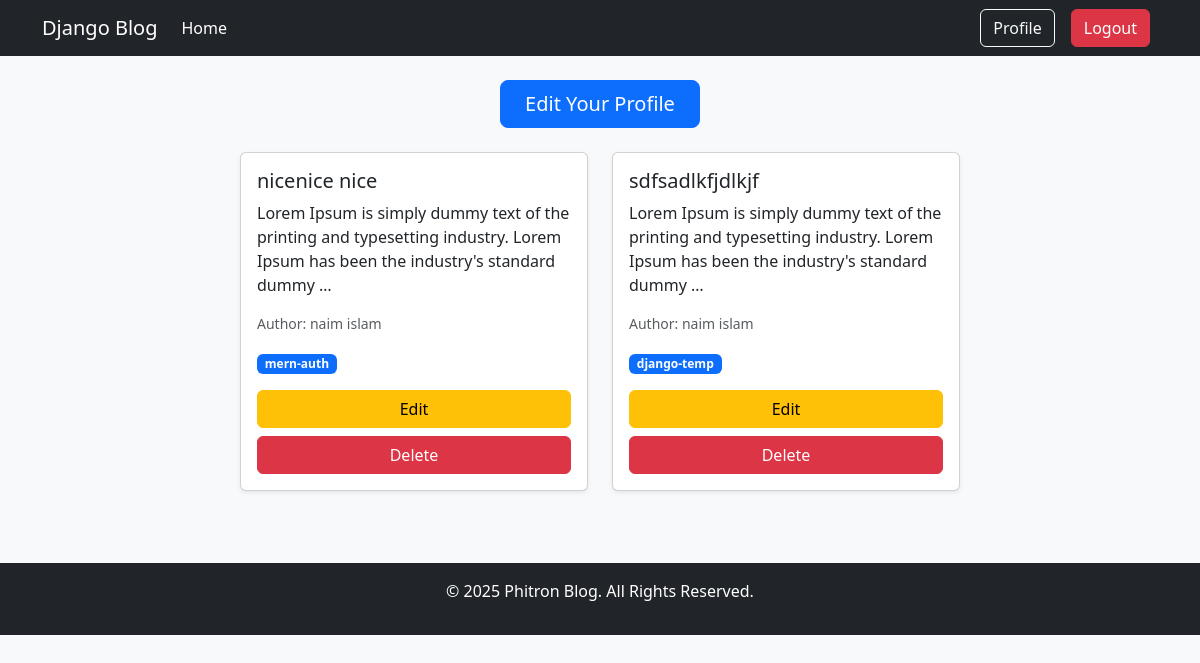
The app's page /author/profile/ (signed in) with its own data.
### posts/models.py (models this page shows, shortened)
class Post(models.Model):
     title = models.CharField(max_length=50)
     content = models.TextField()
     category = models.ManyToManyField(Category)
     author =  models.ForeignKey(User , on_delete=models.CASCADE)
     image = models.ImageField(upload_to='uploads/',blank=True,null=True )

### categories/models.py (models this page shows, shortened)
class Category(models.Model):
     name = models.CharField(max_length=100)
     slug =  models.SlugField(max_length=100,unique=True,null=True,blank=True)

### author/views.py (the view)
# urls.py: path('profile/',views.profile,name='profile'),
@login_required
def profile(request):
   data = Post.objects.filter(author = request.user)
   return render(request,'profile.html',{'data': data})

### templates/profile.html
{% extends 'base.html' %}
{% load crispy_forms_tags %}
{% block content %}
<div class="container my-4">
  <div class="text-center mb-4">
    <a class="btn btn-primary btn-lg px-4" href="{% url 'edit_profile' %}">Edit Your Profile</a>
  </div>
  <div class="row justify-content-center">
    {% for post in data %}
      <div class="col-lg-4 col-md-6 mb-4">
        <div class="card shadow-sm h-100">
          <div class="card-body">
            <h5 class="card-title">{{ post.title }}</h5>
            <p class="card-text">{{ post.content | truncatewords:20 }}</p>
            <p class="small text-muted">
              Author: {{ post.author.first_name }} {{ post.author.last_name }}
            </p>
            <div class="mb-3">
              {% for cat in post.category.all %}
                <span class="badge bg-primary">{{ cat.name }}</span>
              {% endfor %}
            </div>
            <div class="d-grid gap-2">
              <a href="{% url 'edit_post' post.id %}" class="btn btn-warning">Edit</a>
              <a href="{% url 'delete_post' post.id %}" class="btn btn-danger">Delete</a>
            </div>
          </div>
        </div>
      </div>
    {% endfor %}
  </div>
</div>
{% endblock %}

### records on screen
Post: title "nicenice nice", content "Lorem Ipsum is simply dummy text of the printing and typesetting industry. Lorem Ipsum has been the industry's standard dummy …", author.first_name "naim", author.last_name "islam"
Category: name "mern-auth"
Post: title "sdfsadlkfjdlkjf", content "Lorem Ipsum is simply dummy text of the printing and typesetting industry. Lorem Ipsum has been the industry's standard dummy …", author.first_name "naim", author.last_name "islam"
Category: name "django-temp"
